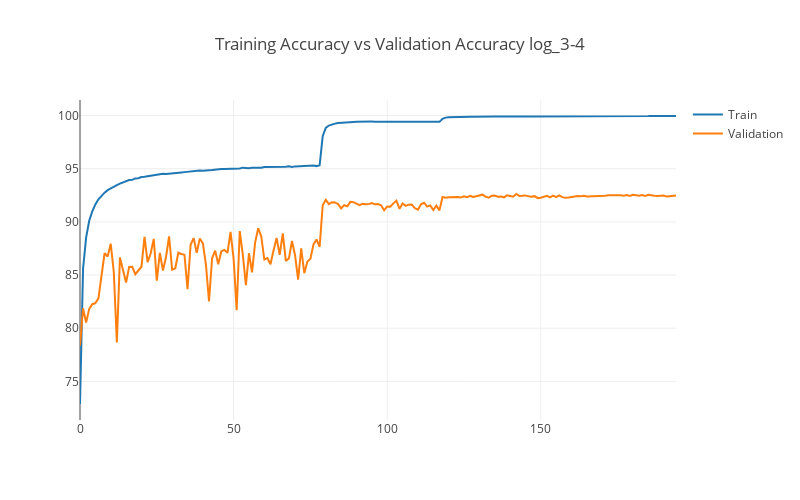

Notebook code for this chart:
### Code cell
title = "Training Accuracy vs Validation Accuracy " + name
fig_name = name + "_acc.html"

trace1 = go.Scatter(
    x = epoch,
    y = acc,
    mode = 'lines',
    name = 'Train'
)

trace2 = go.Scatter(
    x = epoch,
    y = val_acc,
    mode = 'lines',
    name = 'Validation'
)

layout = go.Layout(
    width=800,
    height=500,
    title= title
)
data = [trace1, trace2]
fig1 = go.Figure(data=data, layout=layout)
plotly.offline.iplot(fig1)

### Figure 1 — Plotly figure (JSON) as saved in the notebook; plotly's stock layout.template omitted (floating-point values rounded to 4 significant figures; data arrays with more than 128 entries replaced by an {"elided": "..."} marker saying what was removed)
{"data": [{"mode": "lines", "name": "Train", "type": "scatter", "uid": "161a6022-0819-11e9-80d4-a45e60efef4d", "x": {"elided": "195 int values"}, "y": {"elided": "195 float values"}}, {"mode": "lines", "name": "Validation", "type": "scatter", "uid": "161baedc-0819-11e9-a342-a45e60efef4d", "x": {"elided": "195 int values"}, "y": {"elided": "195 float values"}}], "layout": {"height": 500, "title": "Training Accuracy vs Validation Accuracy log_3-4", "width": 800}}
